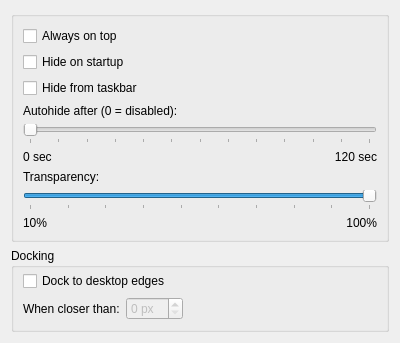
<?xml version="1.0" encoding="UTF-8"?>
<ui version="4.0">
 <class>Core::SettingsPages::MainWindowSettingsWidget</class>
 <widget class="QWidget" name="Core::SettingsPages::MainWindowSettingsWidget">
  <property name="geometry">
   <rect>
    <x>0</x>
    <y>0</y>
    <width>400</width>
    <height>333</height>
   </rect>
  </property>
  <layout class="QVBoxLayout" name="verticalLayout">
   <item>
    <widget class="QGroupBox" name="displayGroupBox">
     <property name="title">
      <string/>
     </property>
     <layout class="QFormLayout" name="_2">
      <property name="fieldGrowthPolicy">
       <enum>QFormLayout::ExpandingFieldsGrow</enum>
      </property>
      <item row="0" column="0" colspan="2">
       <widget class="QCheckBox" name="alwaysOnTopCheckBox">
        <property name="text">
         <string>Always on top</string>
        </property>
       </widget>
      </item>
      <item row="1" column="0">
       <widget class="QCheckBox" name="hideOnStartupCheckBox">
        <property name="text">
         <string>Hide on startup</string>
        </property>
       </widget>
      </item>
      <item row="2" column="0">
       <widget class="QCheckBox" name="hideFromTaskbarCheckBox">
        <property name="text">
         <string>Hide from taskbar</string>
        </property>
       </widget>
      </item>
      <item row="3" column="0">
       <widget class="QLabel" name="autoHideLabel">
        <property name="text">
         <string>Autohide after (0 = disabled):</string>
        </property>
       </widget>
      </item>
      <item row="4" column="0" colspan="2">
       <widget class="QSlider" name="autoHideSlider">
        <property name="maximum">
         <number>120</number>
        </property>
        <property name="orientation">
         <enum>Qt::Horizontal</enum>
        </property>
        <property name="tickPosition">
         <enum>QSlider::TicksBelow</enum>
        </property>
        <property name="tickInterval">
         <number>10</number>
        </property>
       </widget>
      </item>
      <item row="5" column="0">
       <widget class="QLabel" name="autoHideMinLabel">
        <property name="text">
         <string>0 sec</string>
        </property>
       </widget>
      </item>
      <item row="5" column="1">
       <widget class="QLabel" name="autoHideMaxLabel">
        <property name="sizePolicy">
         <sizepolicy hsizetype="Expanding" vsizetype="Preferred">
          <horstretch>0</horstretch>
          <verstretch>0</verstretch>
         </sizepolicy>
        </property>
        <property name="text">
         <string>120 sec</string>
        </property>
        <property name="alignment">
         <set>Qt::AlignRight|Qt::AlignTrailing|Qt::AlignVCenter</set>
        </property>
       </widget>
      </item>
      <item row="6" column="0">
       <widget class="QLabel" name="transparencyLabel">
        <property name="text">
         <string>Transparency:</string>
        </property>
       </widget>
      </item>
      <item row="7" column="0" colspan="2">
       <widget class="QSlider" name="transparencySlider">
        <property name="minimum">
         <number>10</number>
        </property>
        <property name="maximum">
         <number>100</number>
        </property>
        <property name="value">
         <number>100</number>
        </property>
        <property name="orientation">
         <enum>Qt::Horizontal</enum>
        </property>
        <property name="tickPosition">
         <enum>QSlider::TicksBelow</enum>
        </property>
        <property name="tickInterval">
         <number>10</number>
        </property>
       </widget>
      </item>
      <item row="8" column="0">
       <widget class="QLabel" name="transparencyMinLabel">
        <property name="text">
         <string notr="true">10%</string>
        </property>
       </widget>
      </item>
      <item row="8" column="1">
       <widget class="QLabel" name="transparencyMaxLabel">
        <property name="sizePolicy">
         <sizepolicy hsizetype="Expanding" vsizetype="Preferred">
          <horstretch>0</horstretch>
          <verstretch>0</verstretch>
         </sizepolicy>
        </property>
        <property name="text">
         <string notr="true">100%</string>
        </property>
        <property name="alignment">
         <set>Qt::AlignRight|Qt::AlignTrailing|Qt::AlignVCenter</set>
        </property>
       </widget>
      </item>
     </layout>
    </widget>
   </item>
   <item>
    <widget class="QGroupBox" name="dockingGroupBox">
     <property name="title">
      <string>Docking</string>
     </property>
     <layout class="QFormLayout">
      <property name="fieldGrowthPolicy">
       <enum>QFormLayout::ExpandingFieldsGrow</enum>
      </property>
      <property name="topMargin">
       <number>3</number>
      </property>
      <item row="2" column="0">
       <widget class="QLabel" name="dockDistanceLabel">
        <property name="text">
         <string>When closer than:</string>
        </property>
       </widget>
      </item>
      <item row="2" column="1">
       <widget class="QSpinBox" name="dockDistanceSpinBox">
        <property name="enabled">
         <bool>false</bool>
        </property>
        <property name="suffix">
         <string> px</string>
        </property>
       </widget>
      </item>
      <item row="1" column="0" colspan="2">
       <widget class="QCheckBox" name="dockToEdgesCheckBox">
        <property name="text">
         <string>Dock to desktop edges</string>
        </property>
       </widget>
      </item>
     </layout>
    </widget>
   </item>
   <item>
    <spacer name="verticalSpacer">
     <property name="orientation">
      <enum>Qt::Vertical</enum>
     </property>
     <property name="sizeHint" stdset="0">
      <size>
       <width>20</width>
       <height>10</height>
      </size>
     </property>
    </spacer>
   </item>
  </layout>
 </widget>
 <resources/>
 <connections>
  <connection>
   <sender>dockToEdgesCheckBox</sender>
   <signal>toggled(bool)</signal>
   <receiver>dockDistanceSpinBox</receiver>
   <slot>setEnabled(bool)</slot>
   <hints>
    <hint type="sourcelabel">
     <x>55</x>
     <y>269</y>
    </hint>
    <hint type="destinationlabel">
     <x>154</x>
     <y>295</y>
    </hint>
   </hints>
  </connection>
 </connections>
</ui>
